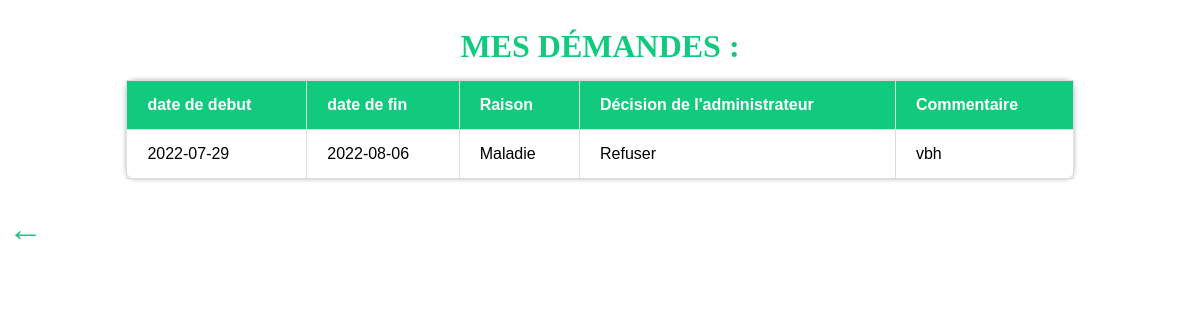
Page /Mesdemande.php (signed in) on the committed database.
### tables this page shows
CREATE TABLE `Conge` (
  `id` int(6) NOT NULL,
  `id_user` int(11) DEFAULT NULL,
  `Datedebut` date DEFAULT NULL,
  `Datefin` date DEFAULT NULL,
  `raison` text DEFAULT NULL,
  `decisionAdmin` varchar(50) NOT NULL DEFAULT 'En cours...',
  `commentaire` text DEFAULT NULL
);

### Mesdemande.php (the view, shortened to what this page needs)
<?php
    include 'config.php';
    $user_id = $_SESSION['id'];
    $sql = "SELECT * FROM Conge WHERE id_user = $user_id";
    $result = mysqli_query($conn, $sql);
?>
<!DOCTYPE html>
<html lang="en">
<head>
    <link rel="stylesheet" href="Mesdemande.css">
</head>
<body>
    <header>
        <h1>Mes démandes :</h1>
    </header>
    <table border="1" width="80%" class="tableau-style">
        <thead>
            <th>date de debut</th>
            <th>date de fin</th>
            <th>Raison</th>
            <th>Décision de l'administrateur</th>
            <th>Commentaire</th>
        </thead>
        <?php
            while($fetch = mysqli_fetch_assoc($result)){?>
                <tbody>
                    <td><?php echo($fetch['Datedebut']) ?> </td>
                    <td><?php echo($fetch['Datefin']) ?> </td>
                    <td><?php echo($fetch['raison']) ?> </td>
                    <td><?php echo($fetch['decisionAdmin']) ?></td>
                    <td><?php echo($fetch['commentaire']) ?></td>
                </tbody>
        <?php } ?>
    </table>
    <a id="btnReturn" href="accueil.php">←</a>
</body>
</html>

### Mesdemande.css (style rules this page uses)
body { height: 100vh; font-family: Arial, Helvetica, sans-serif; }
header { text-align: center; padding: 20px 40px; }
header h1 { color: #12ca7e; font-family: dayom, serif; text-transform: uppercase; margin: 0; margin-bottom: -35px; }
.tableau-style { border-collapse: collapse; min-width: 400px; cursor: pointer; margin: 30px auto; border-radius: 10px; border: 1px solid #12ca7e; box-shadow: 0 0 5px rgba(0,0,0,.3); }
thead th { background-color: #12ca7e; color: #fff; text-align: left; }
th, td { padding: 15px 20px; }
tbody, tr, td, th { border: 1px solid #ddd; }
#btnReturn { text-decoration: none; color: #12ca7e; font-size: 35px; padding-right: 20px; }

### rows in the picture
conge: Datedebut "2022-07-29", Datefin "2022-08-06", raison "Maladie", decisionAdmin "Refuser", commentaire "vbh"
